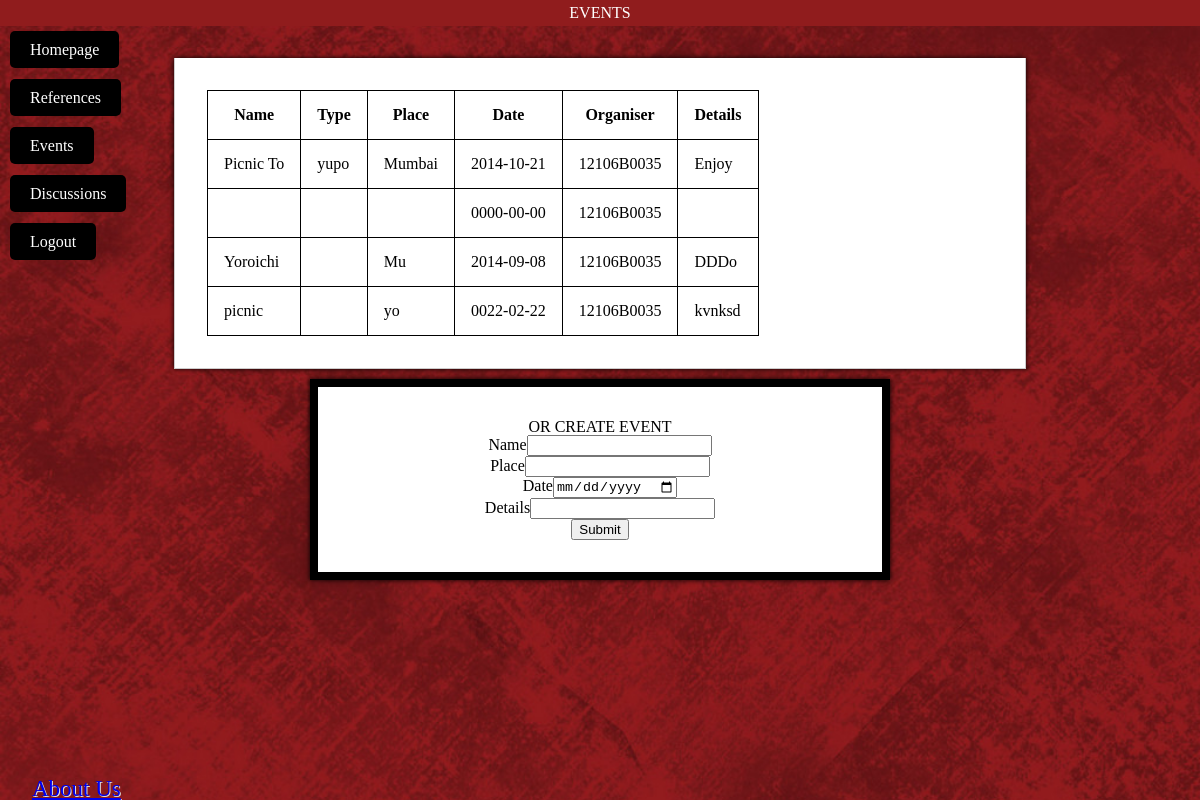
The page /event.php (signed in) on the database its author committed.
### tables this page shows
CREATE TABLE IF NOT EXISTS `event` (
  `name` varchar(32) NOT NULL,
  `type` varchar(64) NOT NULL,
  `place` varchar(32) NOT NULL,
  `date` date NOT NULL,
  `time` timestamp NOT NULL DEFAULT CURRENT_TIMESTAMP,
  `organiser` varchar(32) NOT NULL,
  `details` text NOT NULL
);

### event.php (the view, shortened to what this page needs)
<html>
	<head><title>Events</title>
	<link rel=stylesheet href=style.css>
	</head>
	<body>
			<header>
	<h1>EVENTS</h1>
	</header>
			<ul id=menu>
		<li><a href=index.php>Homepage</a></li>
		<li><a href="ref.php">References</a></li>
		<li><a href="event.php">Events</a></li>
		<li><a href="discl.html">Discussions</a></li>
		<li><a href="logout.php">Logout</a></li>
		</ul>
<?php
	include 'redirect.php';
	$sql="select `name`,`place`,`organiser`,`details`,`date`,`type` from `event` order by time desc";
	$result=$connection->query($sql);
	echo <<< _GO
			<div class="auth_table">
			<table border="1" class="container">
			<tr>
					<th>Name</th>
					<th>Type</th>
					<th>Place</th>
					<th>Date</th>
					<th>Organiser</th>
					<th>Details</th>
			</tr>
_GO;
	$r=$result->fetch_row();
	for($i=0;$i<$result->num_rows;$i++)
	{
		echo <<< _GO
			<tr>
				<td>$r[0]</td>
				<td>$r[5]</td>
				<td>$r[1]</td>
				<td>$r[4]</td>
				<td>$r[2]</td>
				<td>$r[3]</td>
			</tr>
_GO;
		$r=$result->fetch_row();
	}
	echo "</table><div id='create' class='container' style='margin-top:10px;'>OR CREATE EVENT";
	echo <<< _GO
	<form method=POST action="addevent.php">
	Name<input type="text" name="name"><br>
	Place<input type="text" name="place"><br>
	Date<input type="date" name="time"><br>
	Details<input type="text" name="detail"><br>
	<input type="submit">
	</form>
	</div>
_GO;
?>
<footer>
<a href=about.html>About Us</a>
</footer>
</body>
</html>

### style.css (style rules this page uses)
html, body, div, span, applet, object, iframe, h1, h2, h3, h4, h5, h6, p, blockquote, pre, a, abbr, acronym, address, big, cite, code, del, dfn, em, img, ins, kbd, q, s, samp, small, strike, strong, sub, sup, tt, var, b, u, i, center, dl, dt, dd, ol, ul, li, fieldset, form, label, legend, table, caption, tbody, tfoot, thead, tr, th, td, article, aside, canvas, details, embed, figure, figcaption, footer, header, hgroup, menu, nav, output, ruby, section, summary, time, mark, audio, video { margin: 0; padding: 0; border: 0; font-size: 100%; font: inherit; vertical-align: baseline; }
article, aside, details, figcaption, figure, footer, header, hgroup, menu, nav, section { display: block; }
body { line-height: 1; background-color: #eee; }
ol, ul { list-style: none; }
table { border-collapse: collapse; border-spacing: 0; display: inline-block; }
table, th, td { border: 1px solid black; }
table tr th { padding: 1em; vertical-align: middle; font-weight: bold; }
table tr td { padding: 1em; vertical-align: middle; }
.container { margin:0 auto; top: 20px; width: 75%; padding: 2em; border: 1px solid #ccc; border-top: 0; box-shadow: 0 0 5px #000; background-color: #fff; }
.auth_search, .auth_table { padding: 2em; }
.auth_search, .input_search, .auth_table { text-align: center; }

### event.php (style rules this page uses)
header { background-color:#901C1D; color:white; text-align:center; padding:5px; }
body { background-image: url('img/events.jpg'); -webkit-background-size: cover; -moz-background-size: cover; -o-background-size: cover; background-size: cover; }
#create { width:500px; }
footer { color: rgb(20, 18, 18); font-size: 23px; text-shadow: rgb(224, 224, 224) 1px 1px 0px; text-align:center; position:absolute; bottom:0px; }
ul#menu { padding: 0; }
ul#menu li a { background-color: black; line-height: 300%; color: white; padding: 10px 20px; text-decoration: none; border-radius: 5px 5px 5px 5px; }
div.container { width: 40em; border: 0.5em solid; }
#menu { position:absolute; left:10px; }

### rows shown on the page
event: name "Picnic To", type "yupo", place "Mumbai", date "2014-10-21", organiser "12106B0035", details "Enjoy"
event: date "0000-00-00", organiser "12106B0035"
event: name "Yoroichi", place "Mu", date "2014-09-08", organiser "12106B0035", details "DDDo"
event: name "picnic", place "yo", date "0022-02-22", organiser "12106B0035", details "kvnksd"
